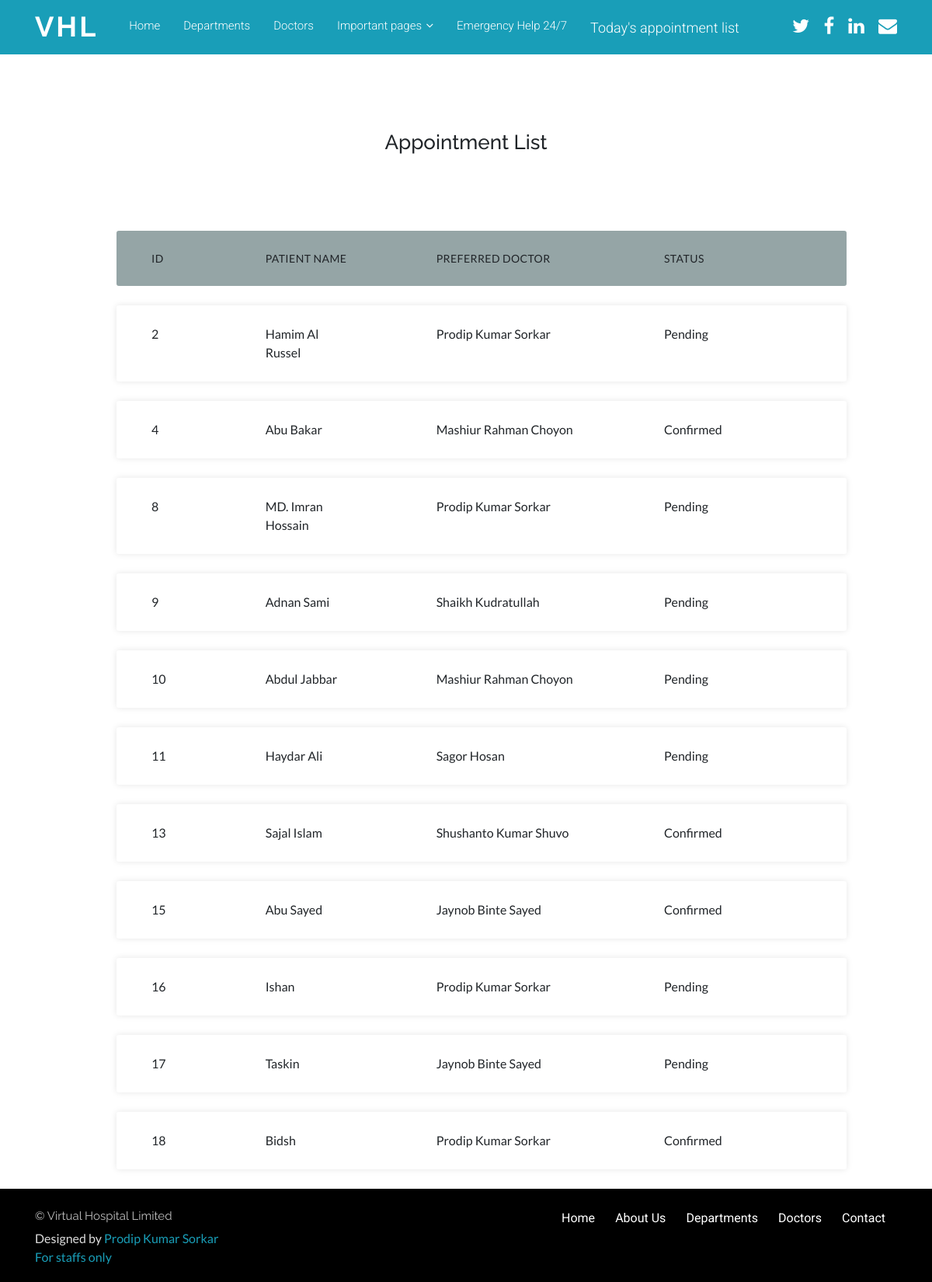
/submitted/, run on the app's committed database.
### Doctor/models.py (models this page shows, shortened)
class Appointment(models.Model):
    name = models.CharField(max_length=200)
    age = models.PositiveIntegerField()
    gender = models.CharField(max_length=50, choices=Gender)
    number = models.CharField(max_length=11)
    description_of_illness = models.CharField(max_length=2000)
    preferred_doctor = models.ForeignKey(DoctorDetails, on_delete=models.CASCADE)
    first_time_visit = models.CharField(max_length=20, choices=Visit)
    status = models.CharField(max_length=20, choices=Status, null=True, blank=True, default='Pending')

class DoctorDetails(models.Model):
    Name = models.CharField(max_length=100)
    Image = models.ImageField(blank=True,null=True)
    Address = models.CharField(max_length=500, blank=True, null=True)
    Phone_no = models.CharField(max_length=11)
    Degree = models.CharField(max_length=100)
    Gender = models.CharField(max_length=100, blank=True, null=True, choices=Gender)
    Time = models.CharField(max_length=100)
    Room_no = models.CharField(max_length=10)
    Fees = models.PositiveIntegerField()
    Specialized = models.ForeignKey(DoctorCategory, on_delete=models.CASCADE)
    Short_description = models.TextField(blank=True, null=True)
    def __str__(self):
        return self.Name

### Doctor/views.py (the view)
# urls.py: path('submitted/', views.submitted, name='submitted'),
def submitted(request):
    appointments = Appointment.objects.all()
    context = {'appointments':appointments}
    return render(request, 'doctor/submitted.html', context)

### Doctor/templates/Doctor/submitted.html (shortened to what this page needs)
{% extends 'doctor/base.html' %}
{% load static %}
{% block style %}
  <link rel="stylesheet" type="text/css" href="{% static 'doctor/css/table.css' %}">
{% endblock %}
{% block body %}
  <div class="container" id="table">
    <h2 style="margin: 10%">Appointment List</h2>
    <ul class="responsive-table">
      <li class="table-header">
        <div class="col col-1">Id</div>
        <div class="col col-2">Patient Name</div>
        <div class="col col-3">Preferred Doctor</div>
        <div class="col col-4">Status</div>
      </li>
     {% for item in appointments %}
      <li class="table-row">
        <div class="col col-1" data-label="Id">{{ item.id }}</div>
        <div class="col col-2" data-label="Patient Name">{{ item.name }}</div>
        <div class="col col-3" data-label="Preferred Doctor">{{ item.preferred_doctor }}</div>
        <div class="col col-4" data-label="Status">{{ item.status }}</div>
      </li>
     {% endfor %}
    </ul>
  </div>
{% endblock %}

### Doctor/static/Doctor/css/style.css (style rules this page uses)
h1, h2, h3, h4, h5, h6 { font-family: "Raleway", Helvetica, Arial, sans-serif; }
h2 { font-size: 30px; margin-bottom: 65px; }

### Doctor/static/Doctor/css/table.css (style rules this page uses)
body { font-family: 'lato', sans-serif; }
#table.container { max-width: 1000px; margin-left: auto; margin-right: auto; padding-left: 10px; padding-right: 10px; }
h2 { font-size: 26px; margin: 20px 0; text-align: center; }
.responsive-table li { border-radius: 3px; padding: 25px 30px; display: flex; justify-content: space-between; margin-bottom: 25px; }
.table-header { background-color: #95A5A6; font-size: 14px; text-transform: uppercase; letter-spacing: 0.03em; }
.table-row { background-color: #ffffff; box-shadow: 0 0 9px 0 rgba(0,0,0,0.1); }
.col-1 { flex-basis: 10%; }
.col-2 { flex-basis: 40%; }
.col-3 { flex-basis: 25%; }
.col-4 { flex-basis: 25%; }

### data on the page
Appointment: id "2", name "Hamim Al Russel", preferred_doctor "Prodip Kumar Sorkar", status "Pending"
Appointment: id "4", name "Abu Bakar", preferred_doctor "Mashiur Rahman Choyon", status "Confirmed"
Appointment: id "8", name "MD. Imran Hossain", preferred_doctor "Prodip Kumar Sorkar", status "Pending"
Appointment: id "9", name "Adnan Sami", preferred_doctor "Shaikh Kudratullah", status "Pending"
Appointment: id "10", name "Abdul Jabbar", preferred_doctor "Mashiur Rahman Choyon", status "Pending"
Appointment: id "11", name "Haydar Ali", preferred_doctor "Sagor Hosan", status "Pending"
Appointment: id "13", name "Sajal Islam", preferred_doctor "Shushanto Kumar Shuvo", status "Confirmed"
Appointment: id "15", name "Abu Sayed", preferred_doctor "Jaynob Binte Sayed", status "Confirmed"
Appointment: id "16", name "Ishan", preferred_doctor "Prodip Kumar Sorkar", status "Pending"
Appointment: id "17", name "Taskin", preferred_doctor "Jaynob Binte Sayed", status "Pending"
Appointment: id "18", name "Bidsh", preferred_doctor "Prodip Kumar Sorkar", status "Confirmed"
